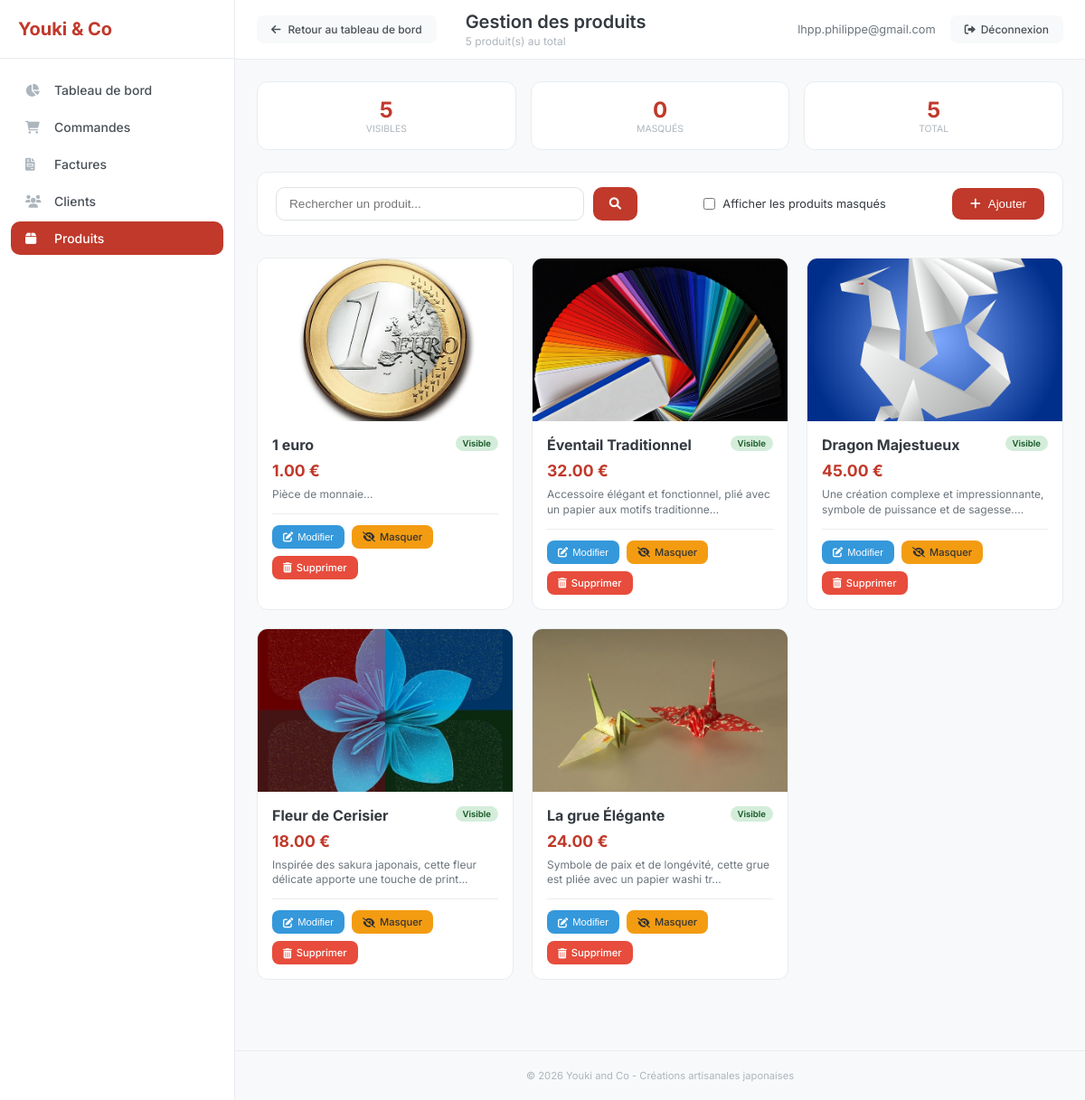
Screenshot of /admin_produits.php (signed in) with the database file from the repository.
### tables this page shows
CREATE TABLE `Origami` (
  `idOrigami` bigint NOT NULL,
  `nom` varchar(50) NOT NULL,
  `description` varchar(300) NOT NULL,
  `photo` varchar(300) NOT NULL,
  `prixHorsTaxe` double NOT NULL,
  `date_modification` datetime DEFAULT NULL,
  `niveau_difficulte` varchar(50) DEFAULT NULL,
  `visible` tinyint(1) DEFAULT '1'
);

### admin_produits.php (the view, shortened to what this page needs)
<?php
$bdd = getConnexionBD();
$page_courante = isset($_GET['page']) ? max(1, intval($_GET['page'])) : 1;
$recherche = isset($_GET['search']) ? trim($_GET['search']) : '';
$afficher_masques = isset($_GET['afficher_masques']) && $_GET['afficher_masques'] == '1';
$elements_par_page = 12;
$where_conditions = [];
if (!$afficher_masques) {
    $where_conditions[] = "visible = 1";
}
$where_clause = !empty($where_conditions) ? "WHERE " . implode(" AND ", $where_conditions) : "";
$offset = ($page_courante - 1) * $elements_par_page;
$sql = "SELECT * FROM Origami $where_clause ORDER BY idOrigami DESC LIMIT :offset, :limit";
$stmt = $bdd->prepare($sql);
$stmt->bindValue(':offset', $offset, PDO::PARAM_INT);
$stmt->bindValue(':limit', $elements_par_page, PDO::PARAM_INT);
$stmt->execute();
$produits = $stmt->fetchAll();
$stmt = $bdd->query("SELECT COUNT(*) as total FROM Origami WHERE visible = 1");
$stats_visibles = $stmt->fetch()['total'];
$stmt = $bdd->query("SELECT COUNT(*) as total FROM Origami WHERE visible = 0");
$stats_masques = $stmt->fetch()['total'];
$stmt = $bdd->query("SELECT COUNT(*) as total FROM Origami");
$stats_total = $stmt->fetch()['total'];
?>
<!DOCTYPE html>
<html lang="fr">
<head>
    <link rel="stylesheet" href="https://cdnjs.cloudflare.com/ajax/libs/font-awesome/6.0.0/css/all.min.css">
</head>
<body>
    <div class="app">
        <aside class="sidebar" id="sidebar">
            <div class="sidebar-header">
                <h2>Youki & Co</h2>
            </div>
            <nav class="nav-menu">
                <a href="dashboard.php" class="nav-item"><i class="fas fa-chart-pie"></i> Tableau de bord</a>
                <a href="admin_commandes.php" class="nav-item"><i class="fas fa-shopping-cart"></i> Commandes</a>
                <a href="admin_factures.php" class="nav-item"><i class="fas fa-file-invoice"></i> Factures</a>
                <a href="admin_clients.php" class="nav-item"><i class="fas fa-users"></i> Clients</a>
                <a href="admin_produits.php" class="nav-item active"><i class="fas fa-box"></i> Produits</a>
            </nav>
        </aside>
        <main class="main-content">
            <div class="top-bar">
                <div class="top-bar-left">
                    <a href="dashboard.php" class="back-link">
                        <i class="fas fa-arrow-left"></i> Retour au tableau de bord
                    </a>
                    <div class="page-title">
                        <h1>Gestion des produits</h1>
                        <p><?= $stats_total ?> produit(s) au total</p>
                    </div>
                </div>
                <div class="user-info">
                    <span class="user-email"><?= htmlspecialchars($_SESSION['admin_email']) ?></span>
                    <a href="dashboard.php?logout=1" class="btn-logout"><i class="fas fa-sign-out-alt"></i> Déconnexion</a>
                </div>
            </div>
            <div class="content-wrapper">
                <div class="stats-grid">
                    <div class="stat-card" onclick="window.location.href='admin_produits.php'">
                        <div class="stat-number"><?= $stats_visibles ?></div>
                        <div class="stat-label">Visibles</div>
                    </div>
                    <div class="stat-card" onclick="window.location.href='admin_produits.php?afficher_masques=1'">
                        <div class="stat-number"><?= $stats_masques ?></div>
                        <div class="stat-label">Masqués</div>
                    </div>
                    <div class="stat-card">
                        <div class="stat-number"><?= $stats_total ?></div>
                        <div class="stat-label">Total</div>
                    </div>
                </div>
                <div class="filters-bar">
                    <form method="GET" class="search-box">
                        <input type="text" name="search" placeholder="Rechercher un produit..." value="<?= htmlspecialchars($recherche) ?>">
                        <button type="submit"><i class="fas fa-search"></i></button>
                    </form>
                    <div class="filter-toggle">
                        <input type="checkbox" id="afficherMasques" <?= $afficher_masques ? 'checked' : '' ?>
                               onchange="window.location.href='admin_produits.php?afficher_masques=' + (this.checked ? 1 : 0)">
                        <label for="afficherMasques">Afficher les produits masqués</label>
                    </div>
                    <button onclick="openAjoutModal()" class="btn-primary"><i class="fas fa-plus"></i> Ajouter</button>
                </div>
                <?php if(empty($produits)): ?>
                    <div style="text-align: center; padding: 60px; background: white; border-radius: var(--border-radius); border: 1px solid var(--gray-200);">
                        <i class="fas fa-box-open" style="font-size: 3rem; color: var(--gray-400); margin-bottom: 16px;"></i>
                        <p>Aucun produit trouvé</p>
                        <button onclick="openAjoutModal()" class="btn-primary" style="margin-top: 16px;"><i class="fas fa-plus"></i> Ajouter votre premier produit</button>
                    </div>
                <?php else: ?>
                    <div class="products-grid">
                        <?php foreach($produits as $p): ?>
                        <div class="product-card">
                            <div class="product-image">
                                <?php if(!empty($p['photo']) && file_exists($p['photo'])): ?>
                                    <img src="<?= htmlspecialchars($p['photo']) ?>" alt="<?= htmlspecialchars($p['nom']) ?>">
                                <?php else: ?>
                                    <div class="product-image-placeholder"><i class="fas fa-image"></i></div>
                                <?php endif; ?>
                            </div>
                            <div class="product-info">
                                <div class="product-title">
                                    <span><?= htmlspecialchars($p['nom']) ?></span>
                                    <span class="product-status <?= ($p['visible'] ?? 1) ? 'status-visible' : 'status-hidden' ?>">
                                        <?= ($p['visible'] ?? 1) ? 'Visible' : 'Masqué' ?>
                                    </span>
                                </div>
                                <div class="product-price"><?= number_format($p['prixHorsTaxe'], 2) ?> €</div>
                                <div class="product-desc"><?= htmlspecialchars(substr($p['description'] ?? '', 0, 80)) ?>...</div>
                                <div class="product-actions">
                                    <button onclick="editProduit(<?= $p['idOrigami'] ?>)" class="btn-icon btn-edit"><i class="fas fa-edit"></i> Modifier</button>
                                    <?php if(isset($p['visible']) && $p['visible'] == 0): ?>
                                        <a href="?action=reactiver&id=<?= $p['idOrigami'] ?><?= $afficher_masques ? '&afficher_masques=1' : '' ?>" class="btn-icon btn-reactiver" onclick="return confirm('Réactiver ce produit ?')"><i class="fas fa-eye"></i> Réactiver</a>
                                    <?php else: ?>
                                        <a href="?action=masquer&id=<?= $p['idOrigami'] ?><?= $afficher_masques ? '&afficher_masques=1' : '' ?>" class="btn-icon btn-hide" onclick="return confirm('Masquer ce produit ?')"><i class="fas fa-eye-slash"></i> Masquer</a>
                                    <?php endif; ?>
                                    <a href="?action=supprimer&id=<?= $p['idOrigami'] ?>" class="btn-icon btn-delete" onclick="return confirm('⚠️ Supprimer définitivement ce produit ? Action irréversible.')"><i class="fas fa-trash-alt"></i> Supprimer</a>
                                </div>
                            </div>
                        </div>
                        <?php endforeach; ?>
                    </div>
                <?php endif; ?>
            </div>
            <div class="footer">
                <p>&copy; <?= date('Y') ?> Youki and Co - Créations artisanales japonaises</p>
            </div>
        </main>
    </div>
</body>
</html>

### rows the page displays
origami: photo (picture), nom "1 euro", visible "Visible", prixHorsTaxe "1.00", description "Pièce de monnaie"
origami: photo (picture), nom "Éventail Traditionnel", visible "Visible", prixHorsTaxe "32.00", description "Accessoire élégant et fonctionnel, plié avec un papier aux motifs traditionne"
origami: photo (picture), nom "Dragon Majestueux", visible "Visible", prixHorsTaxe "45.00", description "Une création complexe et impressionnante, symbole de puissance et de sagesse."
origami: photo (picture), nom "Fleur de Cerisier", visible "Visible", prixHorsTaxe "18.00", description "Inspirée des sakura japonais, cette fleur délicate apporte une touche de print"
origami: photo (picture), nom "La grue Élégante", visible "Visible", prixHorsTaxe "24.00", description "Symbole de paix et de longévité, cette grue est pliée avec un papier washi tr"

### other values shown
$stats_total "5"
$_SESSION['admin_email'] "lhpp.philippe@gmail.com"
$stats_visibles "5"
$stats_masques "0"
